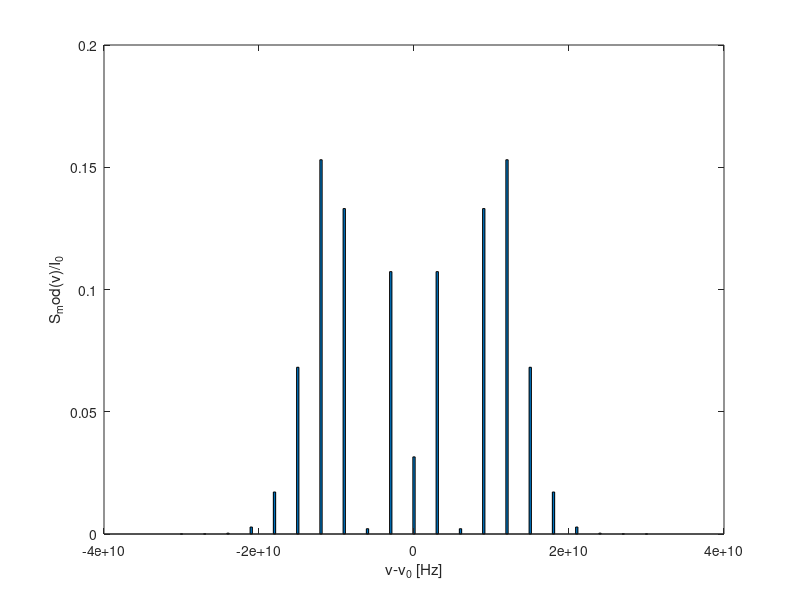
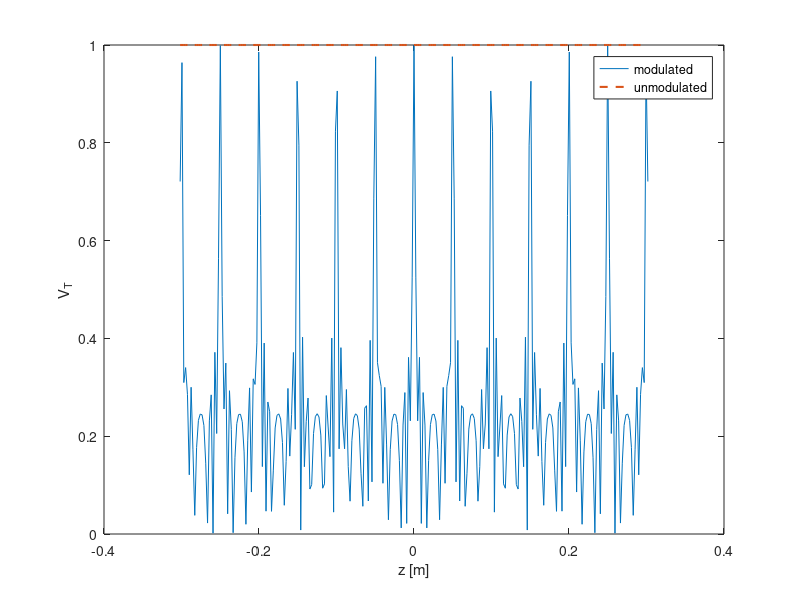
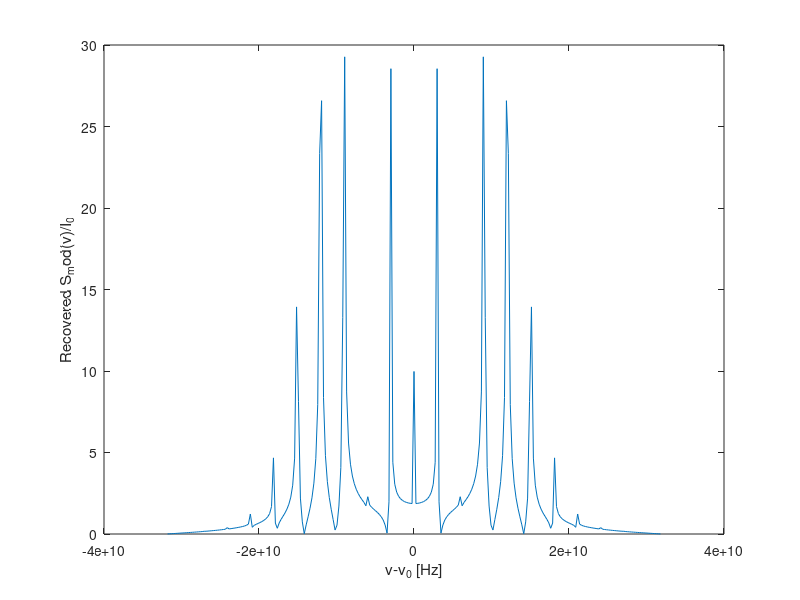

Source code (MATLAB) for these figures, in order:
clear all; clc; close all;
fm = 3e9;
beta = 5;
lambda = 1.053e-6;
c = 3e8;
nu_0 = c/lambda;
%%
peaks = -10:10;
freq = peaks*fm;
smod = besselj(peaks,beta).^2;
bar(freq, smod, 0.1);
xlabel('\nu-\nu_0 [Hz]');
ylabel('S_mod(\nu)/I_0');

%%
samplerate = 256+1;
z = linspace(-0.6035/2,0.6035/2,samplerate);
temp = zeros(length(peaks),length(z));
for i = 1:length(peaks)
    temp(i,:) = besselj(peaks(i),beta).^2*exp(-1i*2*pi*(nu_0-peaks(i)*fm)*2*z/c);
end

gammamod = sum(temp);
vtmod = abs(gammamod);
vtunmod = ones(1,length(z));
figure;
plot(z,vtmod);
hold on
plot(z, vtunmod,'--','Linewidth',1.5);
hold off
xlabel('z [m]');
ylabel('V_T');
legend('modulated','unmodulated');

%%
gammahet = gammamod.*exp(1i*2*pi*nu_0*2*z/c);
recovspec = fftshift(fft(ifftshift(gammahet)));
freqrange = linspace(-6.36e10/2,6.36e10/2,samplerate);
figure();
plot(freqrange,abs(recovspec));
xlabel('\nu-\nu_0 [Hz]');
ylabel('Recovered S_mod(\nu)/I_0');
